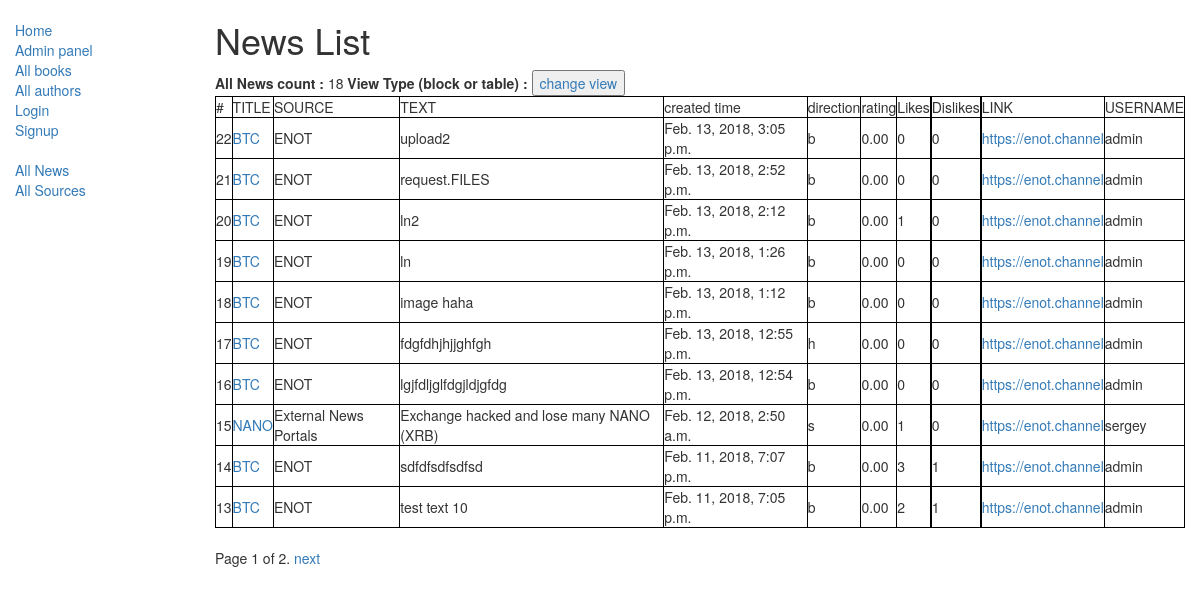
Screenshot of /catalog/news/ with the database file from the repository.
### catalog/models.py (models this page shows, shortened)
class News(models.Model):
    newsid = models.AutoField(primary_key=True, help_text="news id")
    text = models.TextField(max_length=1000,help_text="description of news")
    title = models.CharField(max_length=100) # резервирую название на будущее, для сигналов нет
    link =  models.URLField(default="https://enot.channel", max_length=100) # link to source of news
    time = models.DateTimeField(default=timezone.now) #set time of add news
    proof_image = models.ImageField(upload_to='news_images/', max_length=100, blank=True ) #image of proof height_field=200, width_field=200
    MODERATE_STATUS = (
        ('a', 'Added and sended for moderate'),
        ('p', 'Approved for view'),
        ('d', 'Deleted from view'),
    )
    moderation_status = models.CharField(max_length=1, choices=MODERATE_STATUS, blank=True, default='a', help_text='Moderation status of news')
    PROMO_STATUS = (
        ('n', 'No promo'),
        ('y', 'Promoted'),
    )
    promo_status = models.CharField(max_length=1, choices=PROMO_STATUS, blank=True, default='n', help_text='Promotion status of news')
    DIRECTION = (
        ('b', 'Buy'),
        ('s', 'Sell'),
		('h', 'HODL'),
    )
    direction = models.CharField(max_length=1, choices=DIRECTION, blank=True, default='b', help_text='Direction of trade')
    rating = models.DecimalField(default=0.0, blank=True, max_digits=5, decimal_places=2) #rate news up to 99 with store 2 for example 100.02
    sourceid = models.ForeignKey('Source', on_delete=models.SET_NULL, null=True)
    class Meta:
        ordering = ["time"]
    def get_absolute_url(self):#        Returns the url to access a particular news instance.
        return reverse('news-detail', args=[str(self.newsid)])
    user = models.ForeignKey(User, on_delete=models.SET_NULL, null=True, related_name="user_posts")
    like = models.IntegerField(default=0, blank=True, help_text='likes for new')
    dislike = models.IntegerField(default=0, blank=True, help_text='likes for new')

class Source(models.Model):
    sourceid = models.AutoField(primary_key=True, help_text="source id")
    name = models.CharField(max_length=100,help_text="name of source/channel")
    text = models.TextField(default='', max_length=1000,help_text="description of source")
    telegram = 	models.URLField(blank=True, max_length=100) # link to source channel (telegram channel)
    link =  models.URLField(default="https://enot.channel", max_length=100) # link to source channel (site)
    rating = models.DecimalField(default=0.0, blank=True, max_digits=5, decimal_places=2) #rate source up to 99 with store 2 for example 100.02
    MODERATE_STATUS = (
        ('a', 'Added and sended for moderate'),
        ('p', 'Approved for view without owner'),
        ('o', 'Approved for view with owner'),
        ('d', 'Deleted from view'),
    )
    moderation_status = models.CharField(max_length=1, choices=MODERATE_STATUS, blank=True, default='a', help_text='Moderation status of source')
    PROMO_STATUS = (
        ('n', 'No promo'),
        ('y', 'Promoted'),
    )
    promo_status = models.CharField(max_length=1, choices=PROMO_STATUS, blank=True, default='n', help_text='Promotion status of source')
    def __str__(self):
        return self.name

### catalog/views.py (the view, shortened to what this page needs)
# urls.py: path('news/', views.NewsListView.as_view(), name='news'),
class NewsListView(generic.ListView):
	template_name = 'catalog/news_list.html'
	model = News
	context_object_name = 'allnews' #name of context in file news_list.html
	paginate_by = 10
	def get_queryset(self):
		return News.objects.order_by('-time').filter() #example filtered News.objects.filter(title__icontains='BTC')[:4]
	def get_context_data(self, **kwargs):
		context = super(NewsListView, self).get_context_data(**kwargs)
		context['num_news']=News.objects.count()
		return context

### catalog/templates/catalog/news_list.html (shortened to what this page needs)
{% extends "base_generic.html" %}
{% block content %}
    <h1>News List</h1>
    {% if allnews %}
<strong>All News count :</strong> {{ num_news }}
<strong>View Type (block or table) :</strong> {{view_newslist_block}}
<a href="{% url 'change-view' %}"><button>change view</button></a>
	<table>
	<tr>
		<td>#</td>
		<td>TITLE</td>
		<td>SOURCE</td>
		<td>TEXT</td>
		<td>created time</td>
		<td>direction</td>
		<td>rating</td>
		<td>Likes</td>
		<td>Dislikes</td>
		<td>LINK</td>
		<td>USERNAME</td>
	</tr>
	{% for news in allnews %}
	{% if news.promo_status == 'y' %}<tr style="font-weight:bold">{% else %}<tr>{% endif %}
		<td>{{news.newsid}}</td>
		<td><a href="{{ news.get_absolute_url }}">{{ news.title }}</a></td>
		<td>{{news.sourceid}}</td>
		<td>{{news.text}}</td>
		<td>{{news.time}}</td>
		<td>{{news.direction}}</td>
		<td>{{news.rating}}</td>
		<td>{{news.like}}</td>
		<td>{{news.dislike}}</td>
		<td><a href="{{ news.link }}">{{ news.link }}</a></td>
		<td>{{news.user}}</td>
	</tr>
	{% endfor %}
	</table>
    {% else %}
      <p>There are no news.</p>
    {% endif %}
{% endblock %}

### catalog/templates/catalog/news_list.html (style rules this page uses)
tr,td { border:1px solid black; }

### rows the page displays
News: newsid "22", title "BTC", sourceid "ENOT", text "upload2", time "Feb. 13, 2018, 3:05 p.m.", direction "b", rating "0.00", like "0", dislike "0", link "https://enot.channel", user "admin"
News: newsid "21", title "BTC", sourceid "ENOT", text "request.FILES", time "Feb. 13, 2018, 2:52 p.m.", direction "b", rating "0.00", like "0", dislike "0", link "https://enot.channel", user "admin"
News: newsid "20", title "BTC", sourceid "ENOT", text "ln2", time "Feb. 13, 2018, 2:12 p.m.", direction "b", rating "0.00", like "1", dislike "0", link "https://enot.channel", user "admin"
News: newsid "19", title "BTC", sourceid "ENOT", text "ln", time "Feb. 13, 2018, 1:26 p.m.", direction "b", rating "0.00", like "0", dislike "0", link "https://enot.channel", user "admin"
News: newsid "18", title "BTC", sourceid "ENOT", text "image haha", time "Feb. 13, 2018, 1:12 p.m.", direction "b", rating "0.00", like "0", dislike "0", link "https://enot.channel", user "admin"
News: newsid "17", title "BTC", sourceid "ENOT", text "fdgfdhjhjjghfgh", time "Feb. 13, 2018, 12:55 p.m.", direction "h", rating "0.00", like "0", dislike "0", link "https://enot.channel", user "admin"
News: newsid "16", title "BTC", sourceid "ENOT", text "lgjfdljglfdgjldjgfdg", time "Feb. 13, 2018, 12:54 p.m.", direction "b", rating "0.00", like "0", dislike "0", link "https://enot.channel", user "admin"
News: newsid "15", title "NANO", sourceid "External News Portals", text "Exchange hacked and lose many NANO (XRB)", time "Feb. 12, 2018, 2:50 a.m.", direction "s", rating "0.00", like "1", dislike "0", link "https://enot.channel", user "sergey"
News: newsid "14", title "BTC", sourceid "ENOT", text "sdfdfsdfsdfsd", time "Feb. 11, 2018, 7:07 p.m.", direction "b", rating "0.00", like "3", dislike "1", link "https://enot.channel", user "admin"
News: newsid "13", title "BTC", sourceid "ENOT", text "test text 10", time "Feb. 11, 2018, 7:05 p.m.", direction "b", rating "0.00", like "2", dislike "1", link "https://enot.channel", user "admin"

### other values shown
{{ num_news }} "18"
{{ page_obj.number }} "1"
{{ page_obj.paginator.num_pages }} "2"
